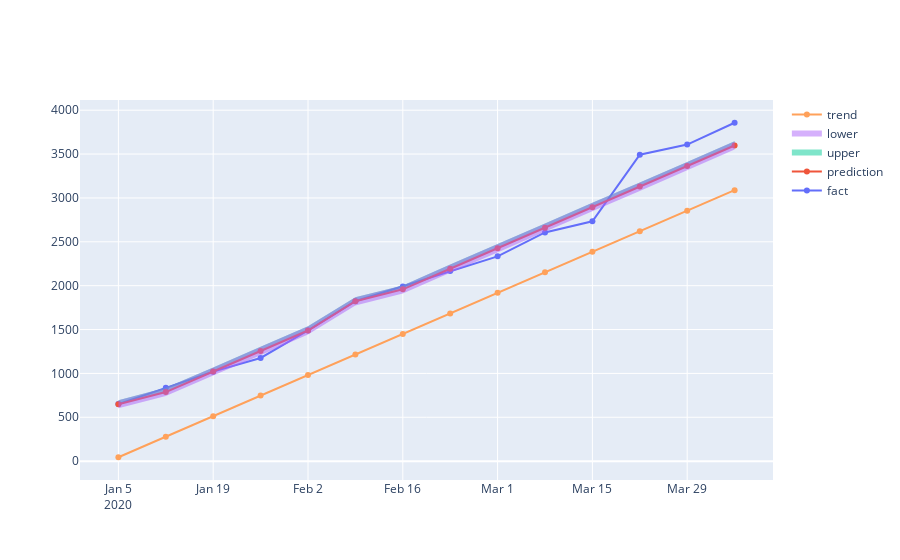

The notebook cell saved with this chart:
### Code cell
# Рисуем график с границами прогноза
init_notebook_mode(connected=True)

iplot([
    go.Scatter(x=df['ds'], y=df['y'], name='fact'),
    go.Scatter(x=forecast['ds'], y=forecast['yhat'], name='prediction'),
    go.Scatter(x=forecast['ds'], y=forecast['yhat_upper'], fill='tonexty', mode='none', name='upper'),
    go.Scatter(x=forecast['ds'], y=forecast['yhat_lower'], fill='tonexty', mode='none', name='lower'),
    go.Scatter(x=forecast['ds'], y=forecast['trend'], name='trend')
])
